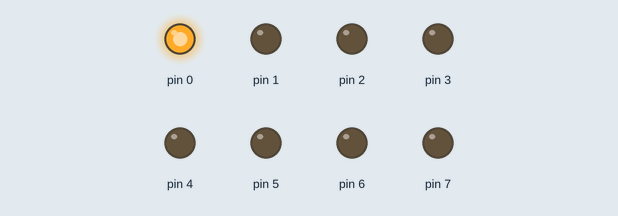
Recording of a sketch running on a simulated Arduino Uno, built with avr-gcc and run on an emulated ATmega328P. Shown: output pins drawn as LEDs (lit = HIGH).

Above: at 0.2 s.
At 2.2 s:
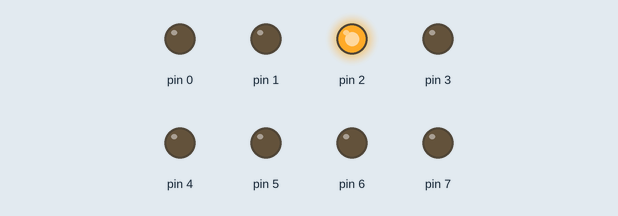
At 4.2 s:
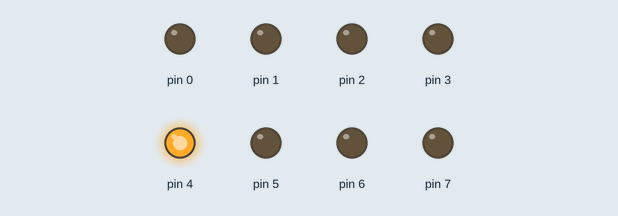
At 9.2 s:
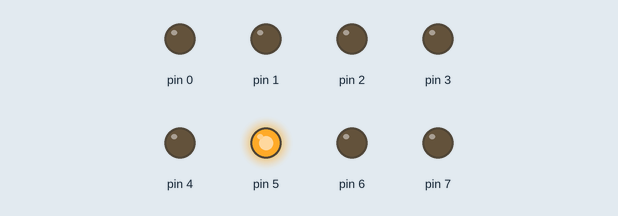
At 13.2 s:
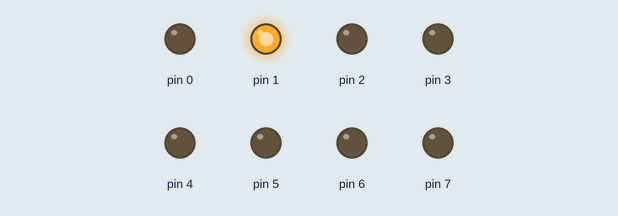
At 17.7 s:
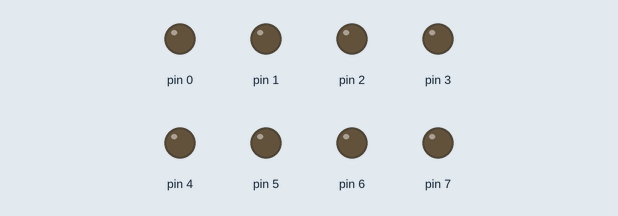
Timing chart, 0 to 18.2 s (numbered marks = the images above):
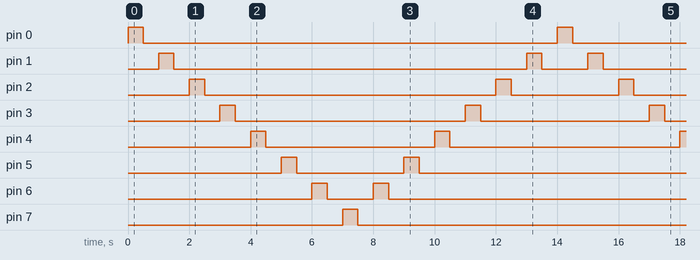

The sketch:

QUIZ1.ino
```cpp
int count=0;
bool reverse=false;
byte segments=0b00000001;

void setup()
{
  DDRD=0b11111111;
}

void loop()
{
  PORTD=segments;
  delay(500);
  PORTD=0x00;
  delay(500);
  if(count>=7)
  {
    reverse=true;
  }
  if(count<=0)
  {
    reverse=false;
  }
  if(reverse==false)
  {
    segments=segments<<1;
    count++;
  }
  else
  {
    segments=segments>>1;
    count--;
  }
}
```

Measured:
- by itself, pin 0, pin 7: alternates HIGH for 0.50 s and LOW for 13.5 s
- by itself, pin 1: repeats every 14.0 s: LOW 11.5 s, HIGH 0.50 s, LOW 1.5 s, HIGH 0.50 s
- by itself, pin 2: repeats every 14.0 s: LOW 9.5 s, HIGH 0.50 s, LOW 3.5 s, HIGH 0.50 s
- by itself, pin 3: repeats every 14.0 s: LOW 7.5 s, HIGH 0.50 s, LOW 5.5 s, HIGH 0.50 s
- by itself, pin 4: repeats every 14.0 s: LOW 5.5 s, HIGH 0.50 s, LOW 7.5 s, HIGH 0.50 s
- by itself, pin 5: repeats every 14.0 s: LOW 3.5 s, HIGH 0.50 s, LOW 9.5 s, HIGH 0.50 s
- by itself, pin 6: repeats every 14.0 s: LOW 1.5 s, HIGH 0.50 s, LOW 11.5 s, HIGH 0.50 s
